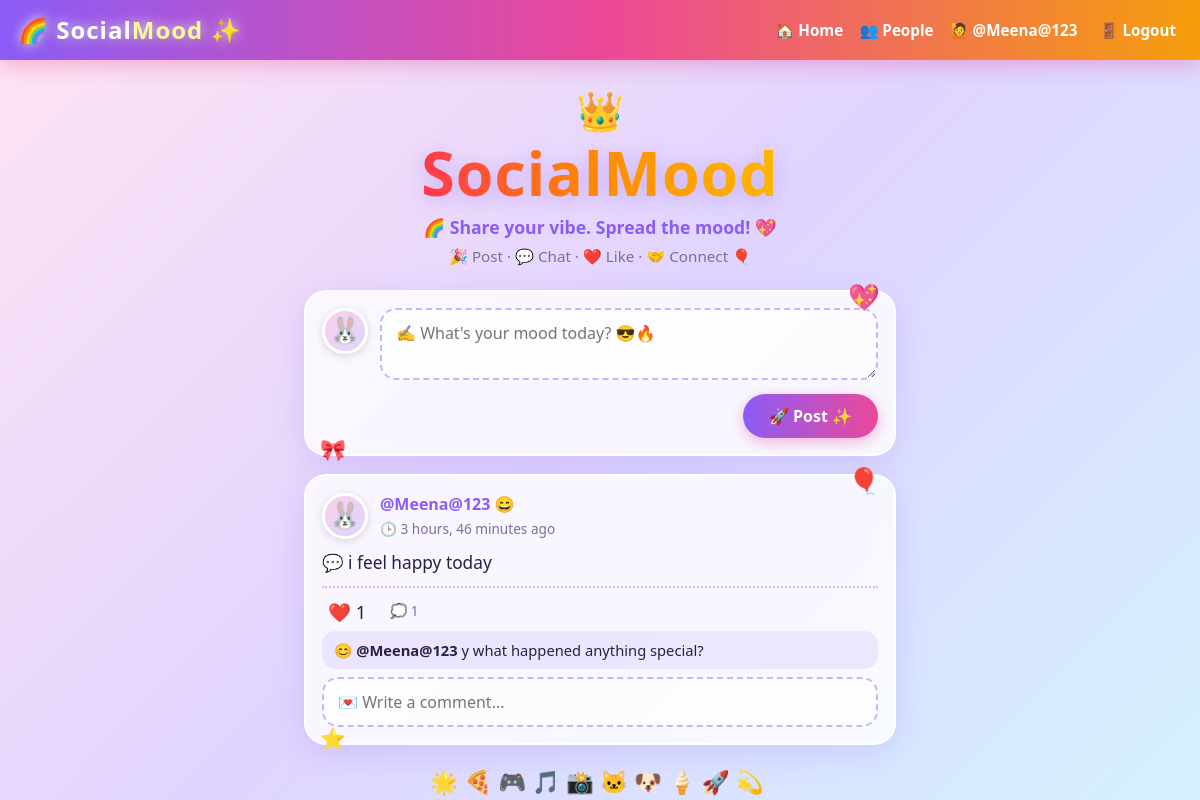
The app's page / (signed in) with its own data.
### core/models.py (models this page shows, shortened)
class Post(models.Model):
    author = models.ForeignKey(User, on_delete=models.CASCADE, related_name="posts")
    text = models.TextField(max_length=280)
    created = models.DateTimeField(auto_now_add=True)
    likes = models.ManyToManyField(User, related_name="liked_posts", blank=True)
    class Meta:
        ordering = ["-created"]

class Comment(models.Model):
    post = models.ForeignKey(Post, on_delete=models.CASCADE, related_name="comments")
    author = models.ForeignKey(User, on_delete=models.CASCADE)
    text = models.CharField(max_length=200)
    created = models.DateTimeField(auto_now_add=True)

### core/views.py (the view)
# urls.py: path("", views.feed, name="feed"),
@login_required
def feed(request):
    followed = request.user.profile.following.values_list("user", flat=True)
    posts = Post.objects.filter(author__in=list(followed) + [request.user.id])
    return render(request, "feed.html", {"posts": posts})

### core/templates/feed.html (shortened to what this page needs)
{% extends "base.html" %}
{% block content %}
<div class="card">
  <div class="row" style="align-items:flex-start">
    <div class="avatar" data-name="{{ user.username }}">{{ user.username|first|upper }}</div>
    <form method="post" action="{% url 'create_post' %}" style="flex:1">
      <textarea name="text" rows="2" maxlength="280" placeholder="✍️ What's your mood today? 😎🔥" required></textarea>
      <div style="text-align:right"><button class="btn" type="submit">🚀 Post ✨</button></div>
    </form>
  </div>
</div>
{% for post in posts %}
<div class="card">
  <div class="row">
    <div class="avatar" data-name="{{ post.author.username }}">{{ post.author.username|first|upper }}</div>
    <div>
      <a href="{% url 'profile' post.author.username %}"><strong>@{{ post.author.username }}</strong> 😄</a><br>
      <span class="meta">🕒 {{ post.created|timesince }} ago</span>
    </div>
  </div>
  <p class="post-text">💬 {{ post.text }}</p>
  <div class="actions">
    <button class="like-btn" data-id="{{ post.id }}">{% if user in post.likes.all %}❤️ {% else %}🤍 {% endif %}<span class="count">{{ post.likes.count }}</span></button>
    <span class="meta">💭 {{ post.comments.count }}</span>
  </div>
  {% for c in post.comments.all %}
    <div class="comment">😊 <strong>@{{ c.author.username }}</strong> {{ c.text }}</div>
  {% endfor %}
  <form method="post" action="{% url 'add_comment' post.id %}" style="margin-top:8px">
    <input name="text" maxlength="200" placeholder="💌 Write a comment..." required style="margin:0">
  </form>
</div>
{% empty %}
<div class="card meta" style="text-align:center;font-size:1.1rem">😴 No posts yet. Write the first one! 🚀🎉</div>
{% endfor %}
{% endblock %}

### core/templates/base.html (shortened to what this page needs)
<!DOCTYPE html>
<html lang="en">
<head>
</head>
<body>
  <div id="sky"></div>
  <nav>
    <a href="{% url 'feed' %}" class="logo"><span class="spin">🌈</span> Social<span style="color:#fff59d">Mood</span> <span class="spin">✨</span></a>
    <div>
      {% if user.is_authenticated %}
        <a href="{% url 'feed' %}">🏠 Home</a>
        <a href="{% url 'people' %}">👥 People</a>
        <a href="{% url 'profile' user.username %}">🙋 @{{ user.username }}</a>
        <form method="post" action="{% url 'logout' %}" style="display:inline">
          {% csrf_token %}<button type="submit">🚪 Logout</button>
        </form>
      {% else %}
        <a href="{% url 'login' %}">🔑 Login</a>
        <a href="{% url 'register' %}">🎊 Sign up</a>
      {% endif %}
    </div>
  </nav>
  <div class="container">
    <div class="hero">
      <span class="crown">👑</span>
      <h1>SocialMood</h1>
      <p class="tagline">🌈 Share your vibe. Spread the mood! 💖</p>
      <p class="tagline2">🎉 Post · 💬 Chat · ❤️ Like · 🤝 Connect 🎈</p>
    </div>
    {% block content %}{% endblock %}
    <div class="banner" style="margin-top:20px">🌟🍕🎮🎵📸🐱🐶🍦🚀💫</div>
  </div>
</body>
</html>

### core/templates/base.html (style rules this page uses)
:root { --bg1: #ffe4f3; --bg2: #e0d4ff; --bg3: #d4f1ff; --card: rgba(255,255,255,.78); --text: #2a1f45; --muted: #7c6f9b; --border: rgba(255,255,255,.9); --brand1: #8b5cf6; --brand2: #ec4899; --shadow: 0 8px 30px rgba(139,92,246,.18); }
* { box-sizing: border-box; }
body { margin: 0; min-height: 100vh; font-family: "Segoe UI", system-ui, sans-serif; color: var(--text); line-height: 1.5; background: linear-gradient(135deg, var(--bg1), var(--bg2), var(--bg3)); background-attachment: fixed; }
a { color: var(--brand1); text-decoration: none; }
#sky { position: fixed; inset: 0; overflow: hidden; pointer-events: none; z-index: 0; }
nav { position: sticky; top: 0; z-index: 20; background: linear-gradient(90deg, #8b5cf6, #ec4899, #f59e0b); padding: 12px 18px; display: flex; justify-content: space-between; align-items: center; flex-wrap: wrap; gap: 8px; box-shadow: 0 6px 20px rgba(236,72,153,.35); }
nav a, nav button { color: #fff; font-weight: 700; margin-left: 12px; background: none; border: none; font-size: .95rem; cursor: pointer; font-family: inherit; }
.logo { font-size: 1.5rem; font-weight: 900; margin: 0; letter-spacing: 1px; text-shadow: 0 0 12px rgba(255,255,255,.9), 0 2px 6px rgba(0,0,0,.25); }
.logo .spin { display: inline-block; animation: spin 4s linear infinite; }
.hero { text-align: center; margin: 4px 0 22px; }
.hero h1 { margin: 0; font-size: clamp(2.4rem, 11vw, 3.8rem); font-weight: 900; letter-spacing: 1px; line-height: 1.1; background: linear-gradient(90deg, #ff0080, #ff8c00, #ffd400, #22c55e, #06b6d4, #8b5cf6, #ff0080); background-size: 300% 100%; -webkit-background-clip: text; background-clip: text; color: transparent; -webkit-text-fill-color: transparent; animation: rainbow 5s linear infinite; filter: drop-shadow(0 4px 10px rgba(139,92,246,.35)); }
.hero .crown { font-size: 2.4rem; display: inline-block; animation: bounce 1.6s ease-in-out infinite; }
.hero .tagline { margin: 8px 0 0; font-size: 1.1rem; font-weight: 700; color: var(--brand1); }
.hero .tagline2 { margin: 4px 0 0; font-size: .95rem; color: var(--muted); }
.container { position: relative; z-index: 1; max-width: 620px; margin: 22px auto; padding: 0 14px; }
.banner { text-align: center; font-size: 1.4rem; letter-spacing: 6px; margin-bottom: 14px; animation: wiggle 3s ease-in-out infinite; }
.card { position: relative; background: var(--card); backdrop-filter: blur(10px); -webkit-backdrop-filter: blur(10px); border: 2px solid var(--border); border-radius: 22px; padding: 16px; margin-bottom: 18px; box-shadow: var(--shadow); transition: transform .2s; }
.card::before { position: absolute; top: -14px; right: 14px; font-size: 1.6rem; content: "✨"; }
.card:nth-of-type(6n+2)::before { content: "💖"; }
.card:nth-of-type(6n+3)::before { content: "🎈"; }
.card::after { position: absolute; bottom: -12px; left: 14px; font-size: 1.3rem; content: "⭐"; }
.card:nth-of-type(3n+2)::after { content: "🎀"; }
.avatar { width: 46px; height: 46px; border-radius: 50%; flex-shrink: 0; display: flex; align-items: center; justify-content: center; font-size: 1.6rem; background: linear-gradient(135deg, #fbcfe8, #ddd6fe); border: 3px solid #fff; box-shadow: 0 2px 8px rgba(0,0,0,.15); }
.row { display: flex; align-items: center; gap: 12px; }
.post-text { font-size: 1.08rem; margin: 10px 0; white-space: pre-wrap; word-wrap: break-word; }
textarea, input { width: 100%; padding: 12px 14px; border: 2px dashed #c4b5fd; border-radius: 16px; font-size: 1rem; font-family: inherit; background: rgba(255,255,255,.6); color: #2a1f45; margin-bottom: 8px; outline: none; }
.btn { background: linear-gradient(90deg, #8b5cf6, #ec4899); color: #fff; border: none; padding: 11px 26px; border-radius: 999px; font-size: 1rem; font-weight: 700; cursor: pointer; font-family: inherit; box-shadow: 0 4px 14px rgba(236,72,153,.4); }
.meta { color: var(--muted); font-size: .85rem; }
.actions { display: flex; align-items: center; gap: 18px; padding-top: 10px; border-top: 2px dotted #d8b4fe; }
.like-btn { background: none; border: none; font-size: 1.15rem; cursor: pointer; color: var(--text); font-family: inherit; }
.comment { background: rgba(196,181,253,.25); border-radius: 14px; padding: 8px 12px; margin: 6px 0; font-size: .92rem; }

### records on screen
Post: author.username "Meena@123", created "3 hours, 46 minutes", text "i feel happy today", likes.count "1", comments.count "1"
Comment: author.username "Meena@123", text "y what happened anything special?"

### other values on screen
{{ user.username }} "Meena@123"
